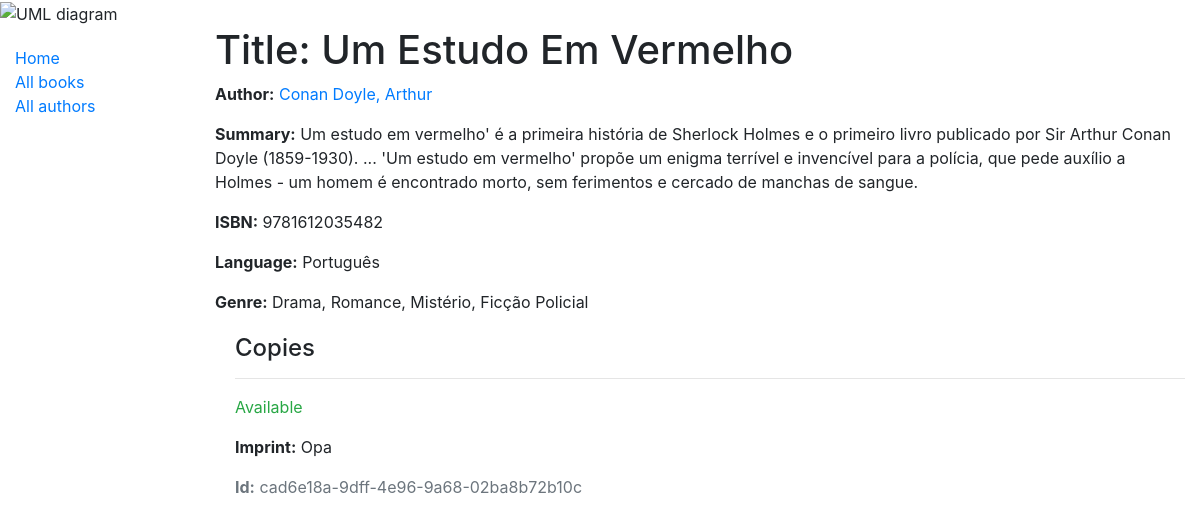
/catalog/book/1, run on the app's committed database.
### catalog/models.py (models this page shows, shortened)
class Book(models.Model):
    title = models.CharField(max_length=200)
    author = models.ForeignKey('Author', on_delete=models.SET_NULL, null=True, related_name='books')
    summary = models.TextField(max_length=1000, help_text='Enter a brief description of the book')
    isbn = models.CharField('ISBN', max_length=13, help_text='13 Character <a href="https://www.isbn-international.org/content/what-isbn">ISBN number</a>')
    genre = models.ManyToManyField(Genre, help_text='Select a genre for this book')
    language = models.ForeignKey('Language', on_delete=models.SET_NULL, null=True)
    def display_genre(self):
        """Create a string for the Genre. This is required to display genre in Admin."""
        return ', '.join(genre.name for genre in self.genre.all()[:3])
    display_genre.short_description = 'Genre'

class Author(models.Model):
    first_name = models.CharField(max_length=100)
    last_name = models.CharField(max_length=100)
    date_of_birth = models.DateField(null=True, blank=True)
    date_of_death = models.DateField('died', null=True, blank=True)
    class Meta:
        ordering = ['last_name', 'first_name']
    def __str__(self):
        return f'{self.last_name}, {self.first_name}'

class Language(models.Model):
    name = models.CharField(max_length=200,
                            help_text="Enter the book's natural language (e.g. English, French, Japanese etc.)")
    def __str__(self):
        return self.name

class Genre(models.Model):
    name = models.CharField(max_length=200, help_text='Enter a book genre (e.g. Science Fiction)')
    def __str__(self):
        return self.name

class BookInstance(models.Model):
    id = models.UUIDField(primary_key=True, default= uuid.uuid4, help_text='Unique ID for this particular book across whole library')
    book = models.ForeignKey('Book', on_delete=models.SET_NULL, null=True)
    imprint = models.CharField(max_length=200)
    due_back = models.DateField(null=True, blank=True)
    LOAN_STATUS = (
        ('m', 'Maintenance'),
        ('o', 'On loan'),
        ('a', 'Available'),
        ('r', 'Reserved'),
    )
    status = models.CharField(
        max_length=1,
        choices=LOAN_STATUS,
        blank=True,
        default='m',
        help_text='Book availability',
    )
    class Meta:
        ordering = ['due_back']

### catalog/views.py (the view)
# urls.py: path('book/<int:pk>', views.BookDetailView.as_view(), name='book-detail'),
class BookDetailView(generic.DetailView):
    model = Book

### catalog/templates/catalog/book_detail.html (shortened to what this page needs)
{% extends "base_generic.html" %}
{% block content %}
  <h1>Title: {{ book.title }}</h1>
  <p><strong>Author:</strong> <a href="{% url 'author-detail' book.author.pk %}">{{ book.author }}</a></p>
  <p><strong>Summary:</strong> {{ book.summary }}</p>
  <p><strong>ISBN:</strong> {{ book.isbn }}</p>
  <p><strong>Language:</strong> {{ book.language }}</p>
  <p><strong>Genre:</strong> {% for genre in book.genre.all %} {{ genre }}{% if not forloop.last %}, {% endif %}{% endfor %}</p>
  <div style="margin-left:20px;margin-top:20px">
    <h4>Copies</h4>
    {% for copy in book.bookinstance_set.all %}
      <hr>
      <p class="{% if copy.status == 'a' %}text-success{% elif copy.status == 'm' %}text-danger{% else %}text-warning{% endif %}">{{ copy.get_status_display }}</p>
      <p><strong>Imprint:</strong> {{copy.imprint}}</p>
      <p class="text-muted"><strong>Id:</strong> {{copy.id}}</p>
    {% endfor %}
  </div>
{% endblock %}

### catalog/templates/base_generic.html (shortened to what this page needs)
<!DOCTYPE html>
<html lang="en">
<head>
  <link rel="stylesheet" href="https://stackpath.bootstrapcdn.com/bootstrap/4.1.3/css/bootstrap.min.css">
  {% load static %}
  <link rel="stylesheet" href="{% static 'css/styles.css' %}">
</head>
<body>
  {% load static %}
  <img src="{% static 'images/library.jpeg' %}" alt="UML diagram" style="width:555px; height:540px;">
  <div class="container-fluid">
    <div class="row">
      <div class="col-sm-2">
      {% block sidebar %}
        <ul class="sidebar-nav">
          <li><a href="{% url 'index' %}">Home</a></li>
          <li><a href="{% url 'books' %}">All books</a></li>
          <li><a href="{% url 'authors' %}">All authors</a></li>
        </ul>
     {% endblock %}
      </div>
      <div class="col-sm-10 ">{% block content %}{% endblock %}
      </div>
    </div>
  </div>
</body>
</html>

### catalog/static/css/styles.css (style rules this page uses)
.sidebar-nav { margin-top: 20px; padding: 0; list-style: none; }

### data on the page
Book: title "Um Estudo Em Vermelho", author "Conan Doyle, Arthur", summary "Um estudo em vermelho' é a primeira história de Sherlock Holmes e o primeiro livro publicado por Sir Arthur Conan Doyle (1859-1930). ... 'Um estudo em vermelho' propõe um enigma terrível e invencível para a polícia, que pede auxílio a Holmes - um homem é encontrado morto, sem ferimentos e cercado de manchas de sangue.", isbn "9781612035482", language "Português"
Genre: name "Drama"
Genre: name "Romance"
Genre: name "Mistério"
Genre: name "Ficção Policial"
BookInstance: status "Available", imprint "Opa", id "cad6e18a-9dff-4e96-9a68-02ba8b72b10c"
